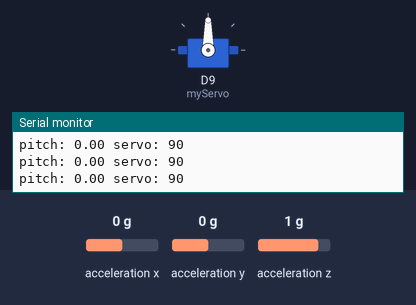
This sketch was run on a simulated Arduino Nano 33 IoT. Parts: servo, the last lines printed to the serial monitor. The inputs (shaded band) are chosen by the test bench; at power-on: acceleration y 0 g, acceleration z 1 g, acceleration x 0 g.

Above: at 1.2 s.
1.3 s: acceleration y set to -1.4 g
At 2.4 s:
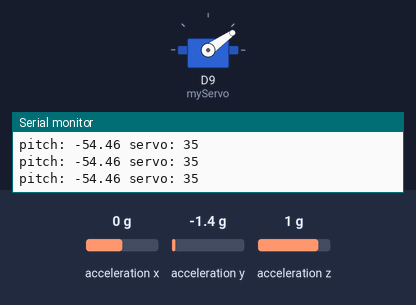
2.8 s: acceleration z set to -1.4 g
At 3.3 s:
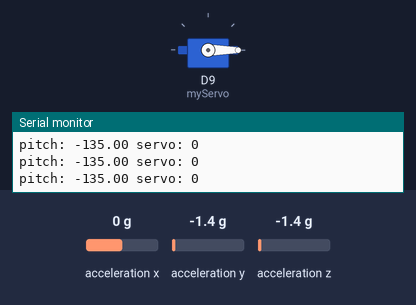
4.3 s: acceleration y set to -0.2 g
5.8 s: acceleration y set to 0.1 g
At 6.9 s:
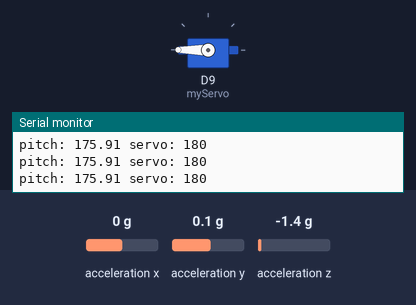
7.3 s: acceleration y set to -0.8 g
At 8.5 s:
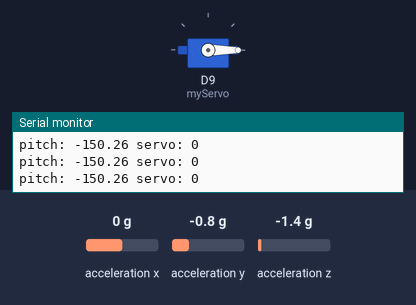
8.8 s: acceleration z set to 0.8 g
At 9.4 s:
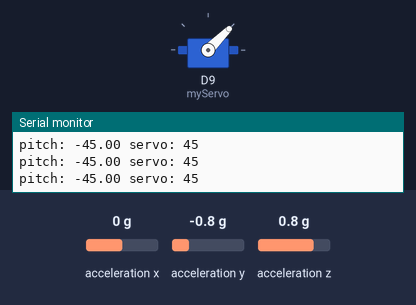
Timing chart, 0 to 11.3 s (numbered marks = the images above; inputs shaded):
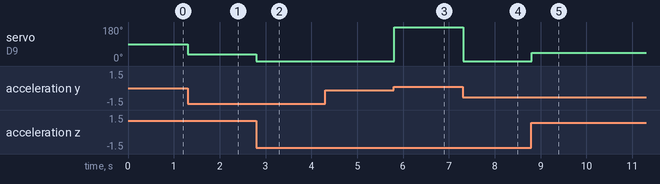

Measured:
- the behaviour switches between -0.1 and 0 g on acceleration y (found by bisection; images 2 and 3)
- after the input at 1.3 s, servo on D9 (myServo): 90° → 35° at once
- after the input at 2.8 s, servo on D9 (myServo): 35° → 0° at once
- after the input at 5.8 s, servo on D9 (myServo): 0° → 180° at once
- after the input at 7.3 s, servo on D9 (myServo): 180° → 0° at once
- after the input at 8.8 s, servo on D9 (myServo): 0° → 45° at once

The sketch:

servo_imu_control.ino
```cpp
// snippet: servo_imu_control
// tags: servo, imu, lsm6ds3, arduino_lsm6ds3, nano33iot, master, slave, tilt, control, angle
// boards: nano33iot
// library: Arduino_LSM6DS3, Servo
// description: Master/slave — control servo angle from LSM6DS3 pitch using readAcceleration()
// prompts: IMU servo control, tilt-controlled servo, accelerometer pitch to servo, LSM6DS3 servo angle, gyro servo tilt
// not-tags: mpu6050, mpu9250, lsm6dsox, adxl345, bno055, bno085, bno08x, icm20948, icm42688, lis3dh
// exact-include: Arduino_LSM6DS3.h, Servo.h

#include <Arduino_LSM6DS3.h>
#include <Servo.h>

Servo myServo;
unsigned long prevMs = 0;

void setup() {
  Serial.begin(9600);
  myServo.attach(9);
  if (!IMU.begin()) {
    Serial.println("IMU init failed");
    while (1);
  }
}

void loop() {
  unsigned long now = millis();
  if (now - prevMs < 20) return;
  prevMs = now;

  if (IMU.accelerationAvailable()) {  // LSM6DS3: true when a new accel sample is ready
    float ax, ay, az;
    IMU.readAcceleration(ax, ay, az);  // LSM6DS3: writes g-force into the 3 float args; NOT getMotion6()
    float pitch = atan2(ay, az) * 180.0 / PI;
    // Map pitch (-90..+90) to servo angle (0..180)
    int angle = constrain((int)(pitch + 90.0), 0, 180);
    myServo.write(angle);
    Serial.print("pitch: "); Serial.print(pitch);
    Serial.print(" servo: "); Serial.println(angle);
  }
}
```
